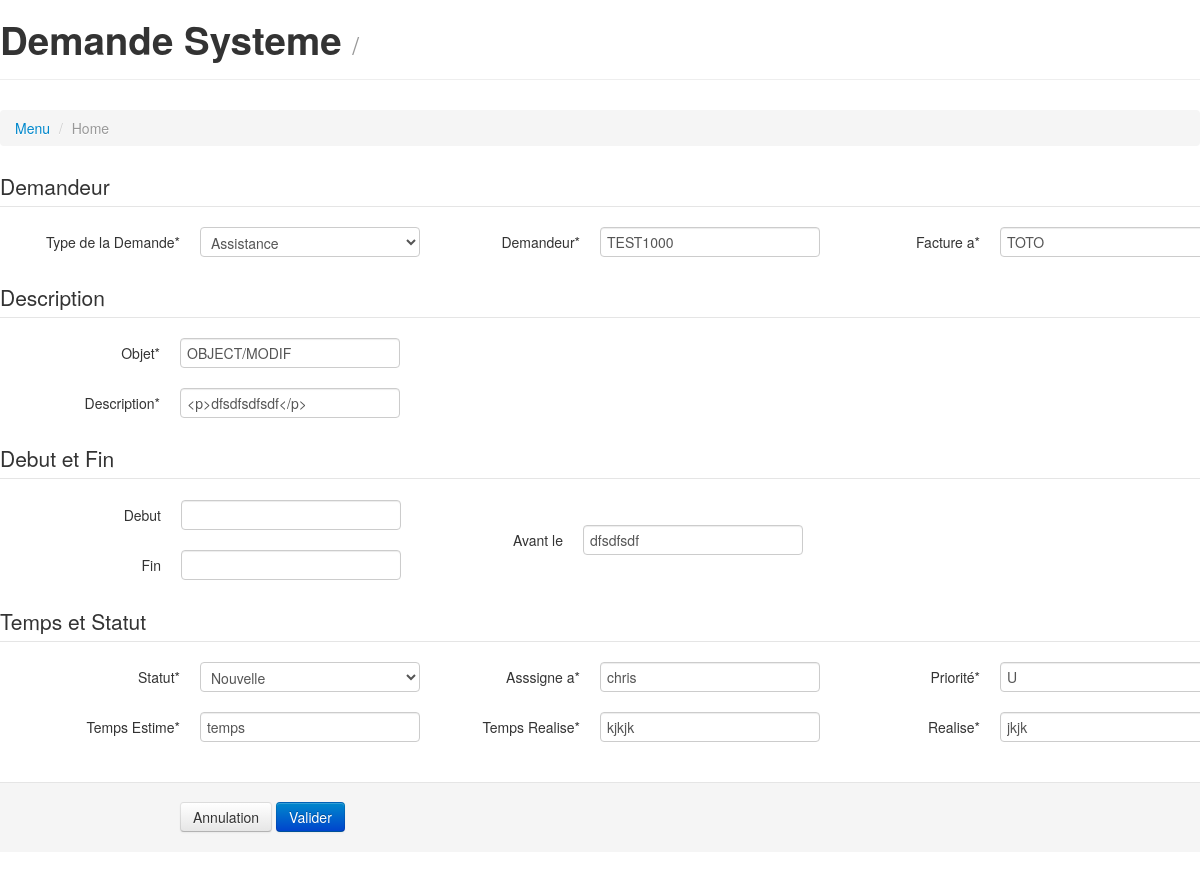
The app's page /ds/ds_upd/8 (signed in) with its own data.
### ds/models.py (models this page shows)
class HoroDatage(models.Model):
	h_datcre = models.DateTimeField(auto_now_add=True, verbose_name='Date de creation')
	h_datmod = models.DateTimeField(auto_now=True, verbose_name='Date de Modification')
	statut = models.BooleanField(verbose_name='Actif', default=True)
	class Meta:
		abstract = True

class DService(HoroDatage):
	TYPE_DS = (
		( 'ASS', 'Assistance' ),
		( 'DEP', 'Depannage'),
		( 'AUD', 'Audit' ),
		( 'DEV', 'Developpement' ),
		( 'DIV', 'Autres' ),
	)
	DS_Type = models.CharField(max_length=5, choices=TYPE_DS, default='ASS', verbose_name='Type')
	DS_TiersDemandeur = models.CharField(max_length=20, blank=True, verbose_name='Demandeur')
	DS_TiersFacture = models.CharField(max_length=20, default=DEF_TFAC, blank=True, verbose_name='Tiers Facture')
	DS_Sujet = models.CharField(blank=True, max_length=50, verbose_name='Sujet')
	DS_Desc = RichTextField( blank=True, verbose_name='Description')
	STATUT_DS = (
		( 'NEW', 'Nouvelle' ),
		( 'CLOSED', 'Termine' ),
		( 'ENC', 'En cours' ),
		( 'ATT', 'Attente' ),
	)
	DS_Statut = models.CharField(max_length=6, choices=STATUT_DS, default='NEW', verbose_name='Statut')
	PRIORITE_DS = (
		('N', 'NORMAL'),
		('U', 'URGENT'),
		('B', 'BLOQUANT'),
	)
	DS_Priorite = models.CharField(max_length=3, choices=PRIORITE_DS, default='N', verbose_name='Priorite')
	DS_Assigne  = models.CharField(max_length=30, blank=True, verbose_name='Assigne')
	DS_Horo_Debut = models.DateTimeField(max_length=30, blank=True, verbose_name='Debut')
	DS_Horo_Fin = models.DateTimeField(max_length=30, blank=True, verbose_name='Fin')
	DS_Echeance = models.CharField(max_length=30, blank=True, verbose_name='Avant le')
	DS_TempsEstime = models.CharField(max_length=30, blank=True, verbose_name='Temps Estime')
	DS_TempsRealise = models.CharField(max_length=30, blank=True, verbose_name='Temps Realise')
	DS_PC_Realise = models.CharField(max_length=30, blank=True, verbose_name='% Realisation')

### ds/views.py (the view)
# urls.py: url('^ds_upd/(?P<pk>\d+)$', 'ds.views.ds_update', name='ds_update' ),
@login_required(login_url='/accounts/login/')
def ds_update(request, pk, template_name='ds/ds_form.html'):
    crud = get_object_or_404(DService, pk=pk)
    form = DS_Form(request.POST or None, instance=crud)
    if form.is_valid():
        form.save()
        return redirect('ds_home')
    return render(request, template_name, {'form':form})

### ds/ds_form.html (shortened to what this page needs)
{% extends 'base.html' %}
{% load crispy_forms_tags %}
{% block extrahead %} {% include 'bootstrap_head.html' %} {% endblock %}
{% block content %}
{% include 'bootstrap_body.html' %}
<div class="page-header">
	<h1>Demande Systeme <small> / {{ page_title }} </small> </h1>
</div>
	{% if form.errors %}
		<div class="alert alert-warning" role="alert">
		<p> Erreur(s) </p>
		</div>
		{{ form.errors }}
		<div class="btn-group" role="group" aria-label="...">
		<a href="javascript:history.back()"  class="btn btn-info" role="button" > GO BACK </a>
		</div>
	{% else %}
		{% if request.user.is_authenticated %}
			<ul class="breadcrumb">
				<li><a href="/">Menu</a> <span class="divider">/</span></li>
				<li class="active">Home</li>
			</ul>
			{% crispy form %}
		{% endif %}
	{% endif %}
{% endblock %}

### records on screen
DService: DS_Type "Assistance", DS_TiersDemandeur "TEST1000", DS_TiersFacture "TOTO", DS_Sujet "OBJECT/MODIF", DS_Desc "<p>dfsdfsdfsdf</p>", DS_Echeance "dfsdfsdf", DS_Statut "Nouvelle", DS_Assigne "chris", DS_Priorite "U", DS_TempsEstime "temps", DS_TempsRealise "kjkjk", DS_PC_Realise "jkjk"
